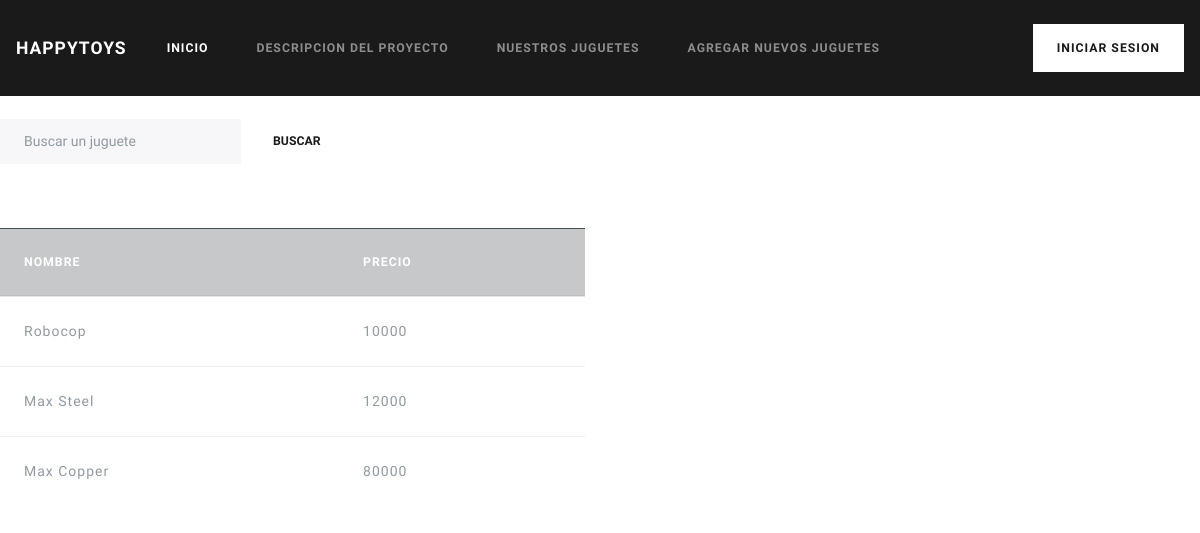
The page /juguetes/ on the database as committed earlier.
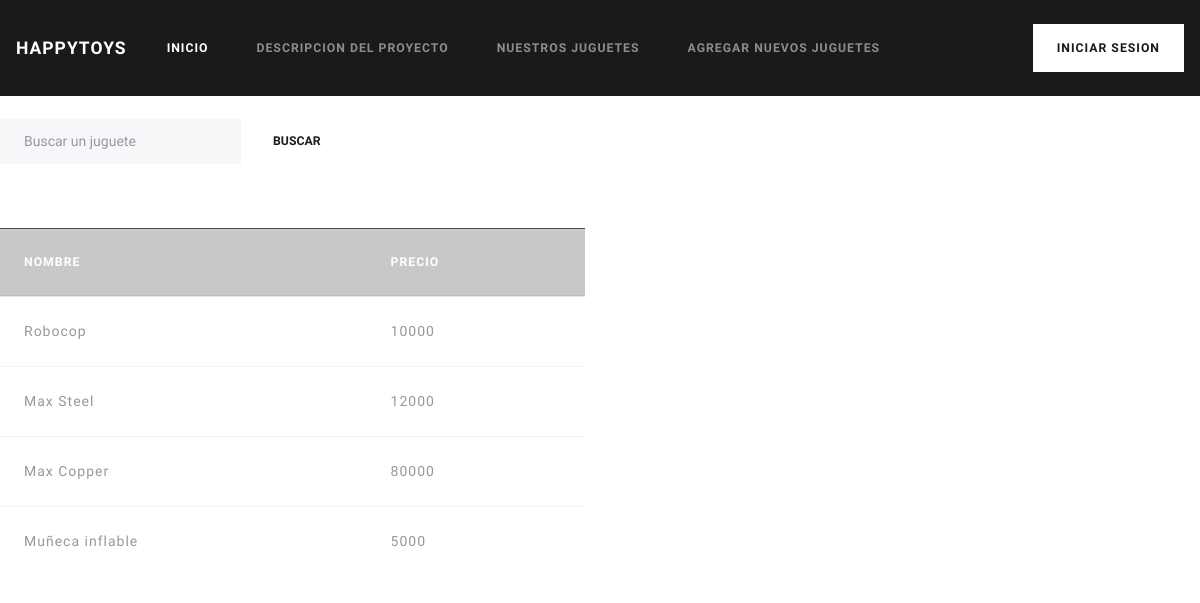
The same page on the database as committed later.
### inicio/models.py (models this page shows, shortened)
class Juguete(models.Model):
    nombre = models.CharField(max_length = 100,blank = False, null = False,verbose_name = "Nombre juguete")
    precio = models.IntegerField(blank = True,null = True,verbose_name = "Precio juguete")
    cantidad = models.IntegerField(blank = True,null = True,verbose_name = "Cantidad juguete")
    descripcion =  models.CharField(max_length = 500,blank = False, null =  False,verbose_name = "Descripcion")

### inicio/views.py (the view)
# urls.py: url(r'^juguetes/$',juguetes),
def juguetes(request):
    context = {}
    if request.method == "POST":
        if "buscador" in request.POST.keys():
            resultado = Juguete.objects.filter(nombre__contains = request.POST['buscador'])
            context = {'resultado': resultado}
    else: # si ingremos a la URL y no realizamos ninguna busqueda
        resultado = Juguete.objects.all()
        context = {'resultado': resultado}
    return render(request,"juguetes.html",context)

### templates/juguetes.html (shortened to what this page needs)
{% extends 'plantilla.html' %}
{% block contenido %}
    <br>
    <form class="form-inline my-2 my-lg-0" method = "POST" >
      <input class="form-control mr-sm-2" type="text" placeholder="Buscar un juguete" name = "buscador">
      <button class="btn btn-secondary my-2 my-sm-0" type="submit">Buscar</button>
    </form>
    <br><br><br>
    <div class="row">
        <div class="col-6">
            <table class="table table-hover">
            <thead>
                <tr class="table-dark">
                    <th scope="col">Nombre</th>
                    <th scope="col">Precio</th>
                </tr>
            </thead>
            <tbody>
                <tr class="table-primary">
                    {%for i in resultado%}
                    <tr>
                        <td>{{i.nombre}}</td>
                        <td>{{i.precio}}</td>
                    </tr>
                    {% endfor%}
                </tr>
            </tbody>
        </table>
        </div>
	</div>
{% endblock contenido %}

Rows that differ between the two databases and show on the page:
added Juguete: nombre "Muñeca inflable", precio "5000"
